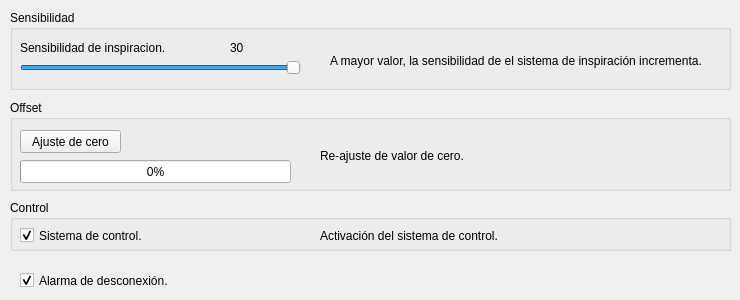
      <widget class="QWidget" name="tab_9">
       <attribute name="title">
        <string>Ajustes</string>
       </attribute>
       <widget class="QGroupBox" name="groupBox_8">
        <property name="geometry">
         <rect>
          <x>10</x>
          <y>100</y>
          <width>721</width>
          <height>91</height>
         </rect>
        </property>
        <property name="title">
         <string>Offset</string>
        </property>
        <widget class="QProgressBar" name="progressBar_offset">
         <property name="geometry">
          <rect>
           <x>10</x>
           <y>60</y>
           <width>271</width>
           <height>23</height>
          </rect>
         </property>
         <property name="value">
          <number>0</number>
         </property>
        </widget>
        <widget class="QPushButton" name="pushButton">
         <property name="geometry">
          <rect>
           <x>10</x>
           <y>30</y>
           <width>101</width>
           <height>23</height>
          </rect>
         </property>
         <property name="text">
          <string>Ajuste de cero</string>
         </property>
        </widget>
        <widget class="QLabel" name="label_4">
         <property name="geometry">
          <rect>
           <x>310</x>
           <y>30</y>
           <width>391</width>
           <height>51</height>
          </rect>
         </property>
         <property name="text">
          <string>Re-ajuste de valor de cero.</string>
         </property>
         <property name="wordWrap">
          <bool>true</bool>
         </property>
        </widget>
       </widget>
       <widget class="QGroupBox" name="groupBox_12">
        <property name="geometry">
         <rect>
          <x>10</x>
          <y>10</y>
          <width>721</width>
          <height>80</height>
         </rect>
        </property>
        <property name="title">
         <string>Sensibilidad</string>
        </property>
        <widget class="QLabel" name="label_2">
         <property name="geometry">
          <rect>
           <x>10</x>
           <y>30</y>
           <width>181</width>
           <height>16</height>
          </rect>
         </property>
         <property name="text">
          <string>Sensibilidad de inspiracion. </string>
         </property>
        </widget>
        <widget class="QLabel" name="label_sensibilidad">
         <property name="geometry">
          <rect>
           <x>220</x>
           <y>30</y>
           <width>31</width>
           <height>16</height>
          </rect>
         </property>
         <property name="text">
          <string>30</string>
         </property>
         <property name="buddy">
          <cstring>horizontalSlider_sensibilidad</cstring>
         </property>
        </widget>
        <widget class="QSlider" name="horizontalSlider_sensibilidad">
         <property name="geometry">
          <rect>
           <x>10</x>
           <y>50</y>
           <width>281</width>
           <height>16</height>
          </rect>
         </property>
         <property name="minimum">
          <number>1</number>
         </property>
         <property name="maximum">
          <number>10</number>
         </property>
         <property name="singleStep">
          <number>1</number>
         </property>
         <property name="value">
          <number>10</number>
         </property>
         <property name="orientation">
          <enum>Qt::Horizontal</enum>
         </property>
        </widget>
        <widget class="QLabel" name="label_3">
         <property name="geometry">
          <rect>
           <x>320</x>
           <y>30</y>
           <width>391</width>
           <height>41</height>
          </rect>
         </property>
         <property name="text">
          <string>A mayor valor, la sensibilidad de el sistema de inspiración incrementa. </string>
         </property>
         <property name="wordWrap">
          <bool>true</bool>
         </property>
        </widget>
       </widget>
       <widget class="QGroupBox" name="groupBox_13">
        <property name="geometry">
         <rect>
          <x>10</x>
          <y>200</y>
          <width>721</width>
          <height>51</height>
         </rect>
        </property>
        <property name="title">
         <string>Control</string>
        </property>
        <widget class="QCheckBox" name="checkBox_control">
         <property name="geometry">
          <rect>
           <x>10</x>
           <y>20</y>
           <width>251</width>
           <height>31</height>
          </rect>
         </property>
         <property name="text">
          <string>Sistema de control. </string>
         </property>
         <property name="checked">
          <bool>true</bool>
         </property>
        </widget>
        <widget class="QLabel" name="label_6">
         <property name="geometry">
          <rect>
           <x>310</x>
           <y>20</y>
           <width>391</width>
           <height>31</height>
          </rect>
         </property>
         <property name="text">
          <string>Activación del sistema de control. </string>
         </property>
         <property name="wordWrap">
          <bool>true</bool>
         </property>
        </widget>
       </widget>
       <widget class="QCheckBox" name="checkBox_alarmNoConnection">
        <property name="geometry">
         <rect>
          <x>20</x>
          <y>270</y>
          <width>171</width>
          <height>21</height>
         </rect>
        </property>
        <property name="text">
         <string>Alarma de desconexión.</string>
        </property>
        <property name="checked">
         <bool>true</bool>
        </property>
       </widget>
      </widget>
